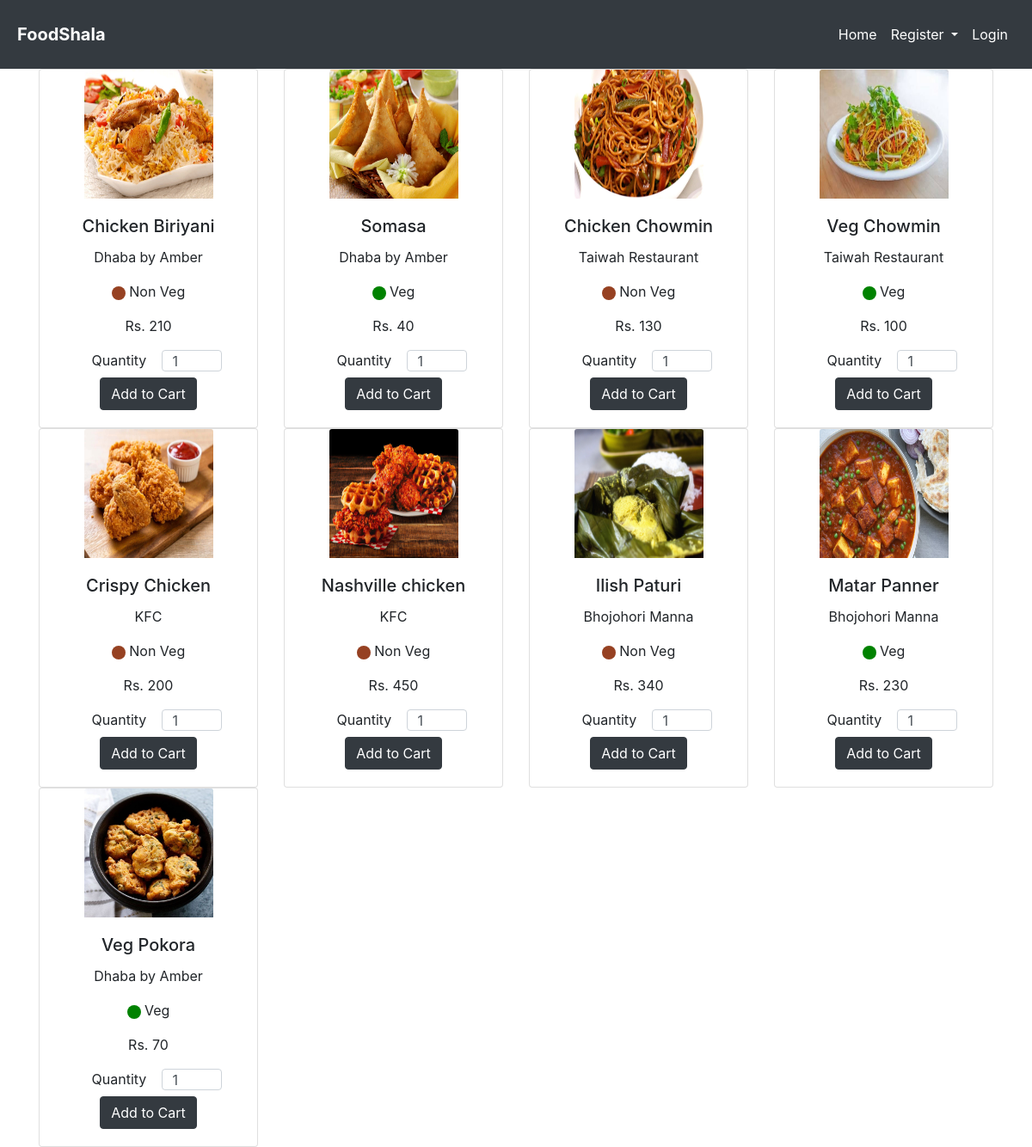
The page / on the database its author committed.
### tables this page shows
CREATE TABLE `items` (
  `i_id` int(11) NOT NULL,
  `u_id` int(10) NOT NULL,
  `iname` varchar(100) NOT NULL,
  `category` varchar(20) NOT NULL,
  `price` int(20) NOT NULL,
  `image` varchar(200) DEFAULT NULL,
  `time` date NOT NULL DEFAULT current_timestamp()
);

CREATE TABLE `user` (
  `u_id` int(11) NOT NULL,
  `name` varchar(50) NOT NULL,
  `email` varchar(50) NOT NULL,
  `mobile` int(20) NOT NULL,
  `choice` varchar(20) DEFAULT NULL,
  `password` varchar(200) NOT NULL,
  `authorization` int(5) NOT NULL,
  `time` date NOT NULL DEFAULT current_timestamp()
);

### application/third_party/MX/Controller.php (called while the page is built, shortened)
<?php (defined('BASEPATH')) OR exit('No direct script access allowed');
class MX_Controller
{
	public function __construct()
	{
		$class = str_replace(CI::$APP->config->item('controller_suffix'), '', get_class($this));
		$this->load = clone load_class('Loader');
		$this->com_id="EB001";
		$this->branch_id="0";
	}
	public function __get($class)
	{
		return CI::$APP->$class;
	}
}

### index.php (called while the page is built, shortened)
<?php
require_once BASEPATH.'core/CodeIgniter.php';

### application/third_party/MX/Modules.php (called while the page is built, shortened)
<?php (defined('BASEPATH')) OR exit('No direct script access allowed');
class Modules
{
	public static $routes, $registry, $locations;
	public static function run($module)
	{
		$method = 'index';
		if(($pos = strrpos($module, '/')) != FALSE)
		{
			$method = substr($module, $pos + 1);
			$module = substr($module, 0, $pos);
		}
		if($class = self::load($module))
		{
			if (method_exists($class, $method))	{
				$args = func_get_args();
				$output = call_user_func_array(array($class, $method), array_slice($args, 1));
				$buffer = ob_get_clean();
				return ($output !== NULL) ? $output : $buffer;
			}
		}
	}
	public static function load($module)
	{
		(is_array($module)) ? list($module, $params) = each($module) : $params = NULL;
		$alias = strtolower(basename($module));
		if ( ! isset(self::$registry[$alias]))
		{
			list($class) = CI::$APP->router->locate(explode('/', $module));
			$path = APPPATH.'controllers/'.CI::$APP->router->directory;
			$class = $class.CI::$APP->config->item('controller_suffix');
			self::$registry[$alias] = new $controller($params);
		}
		return self::$registry[$alias];
	}
	public static function load_file($file, $path, $type = 'other', $result = TRUE)
	{
		$file = str_replace(EXT, '', $file);
		$location = $path.$file.EXT;
		return $result;
	}
	public static function find($file, $module, $base)
	{
		$segments = explode('/', $file);
		$file = array_pop($segments);
		$file_ext = (pathinfo($file, PATHINFO_EXTENSION)) ? $file : $file.EXT;
		$path = ltrim(implode('/', $segments).'/', '/');
		$module ? $modules[$module] = $path : $modules = array();
		if ( ! empty($segments))
		{
			$modules[array_shift($segments)] = ltrim(implode('/', $segments).'/','/');
		}
		foreach (Modules::$locations as $location => $offset)
		{
			foreach($modules as $module => $subpath)
			{
				$fullpath = $location.$module.'/'.$base.$subpath;
				if ($base == 'libraries/' OR $base == 'models/')
				{
					if(is_file($fullpath.ucfirst($file_ext))) return array($fullpath, ucfirst($file));
				}
				else
				if (is_file($fullpath.$file_ext)) return array($fullpath, $file);
			}
		}
		return array(FALSE, $file);
	}
	public static function parse_routes($module, $uri)
	{
		if ( ! isset(self::$routes[$module]))
		{
			if (list($path) = self::find('routes', $module, 'config/'))
			{
				$path && self::$routes[$module] = self::load_file('routes', $path, 'route');
			}
		}
		if ( ! isset(self::$routes[$module])) return;
	}
}

### application/third_party/MX/Router.php (called while the page is built, shortened)
<?php (defined('BASEPATH')) OR exit('No direct script access allowed');
require dirname(__FILE__).'/Modules.php';
class MX_Router extends CI_Router
{
	public $module;
	public function fetch_module()
	{
		return $this->module;
	}
	public function locate($segments)
	{
		$ext = $this->config->item('controller_suffix').EXT;
		list($module, $directory, $controller) = array_pad($segments, 3, NULL);
		foreach (Modules::$locations as $location => $offset)
		{
			if (is_dir($source = $location.$module.'/controllers/'))
			{
				$this->module = $module;
				$this->directory = $offset.$module.'/controllers/';
				if(is_file($source.ucfirst($module).$ext))
				{
					return $segments;
				}
			}
		}
	}
}

### application/modules/template/controllers/Template.php (called while the page is built)
<?php defined('BASEPATH') OR exit('No direct script access allowed');
class Template extends MX_Controller {
	public function layout1($val)
	{
		$this->load->view('header',$val);
		$this->load->view('nav1');
		$this->load->view('body');
		$this->load->view('footer');
	}
}

### application/modules/template/views/body.php (called while the page is built)
<?php $this->load->view("$file") ?>

### application/modules/home/views/home_view.php (the view, shortened to what this page needs)
<div class="container">
    <div class="row">
            <?php foreach ($qry->result() as $r){?>
                <div class="col-sm-6 col-lg-3 text-center">
                <div class="card ">
                    <img src="<?php echo base_url(); ?>assets/img/<?= $r->image?>" class="card-img-top mx-auto d-block" alt="..." style="width:150px;height:150px">
                    <div class="card-body">
                        <h5 class="card-title"><?= $r->iname?></h5>
                        <p class="card-text"><?= $r->name?></p>
                        <p class="card-text">
                        <svg class="bi bi-circle-fill" width="1em" height="1em" viewBox="0 0 16 16" <?php
                        if($r->category=='Veg'){ ?> fill="#008200"  <?php }else{ ?> fill="#964122"<?php }?>><circle cx="8" cy="8" r="8"/></svg>
                        <?= $r->category?></p>
                        <p class="card-text">Rs. <?= $r->price?></p>
                        <div class="row justify-content-center">
                            <div class="col-md-4">
                                <label>Quantity</label>
                            </div>
                            <div class="col-md-4">
                                <input type="number" name="quantity" min='1' pattern="[1-9]{10}" style="width:70px;height: 25px;" value="1"  class="form-control quantity" id="<?= $r->i_id?>" />
                            </div>
                        </div>
                        <?php if (isset($_SESSION['u_id'])):
                            if($this->session->userdata['authorization']==2):?>
                            <div class="adding<?= $r->i_id?>">
                                <button type="button" id="addtocart<?= $r->i_id?>" name="add_cart" class="btn btn-dark add_cart" data-productname="<?= $r->iname?>" data-restname="<?= $r->name?>" data-restid="<?= $r->u_id?>" data-price="<?= $r->price?>" data-productid="<?= $r->i_id?>">Add to Cart</button>
                            </div>
                            <?php endif?>
                        <?php elseif (!isset($_SESSION['u_id'])):?>
                        <button type="button" onclick="window.location.href='<?php echo site_url(); ?>/login'"  class="btn btn-dark">Add to Cart </button>
                        <?php endif?>
                    </div>
                </div>
            </div>
            <?php }?>
        </div>
        </div>

### application/modules/home/controllers/Home.php
<?php defined('BASEPATH') OR exit('No direct script access allowed');
class Home extends MX_Controller {
	public function index()
	{
		$this->db->select('*');
		$this->db->from('user');
		$this->db->join('items', 'items.u_id = user.u_id');
		$val['qry']=$this->db->get();
		$val['title']='Homepage Php Tutorial';
		$val['file']='home/home_view';
		echo Modules::run('template/layout1',$val);
	}
}

### application/third_party/MX/Loader.php (shortened to what this page needs)
<?php (defined('BASEPATH')) OR exit('No direct script access allowed');
class MX_Loader extends CI_Loader
{
	protected $_module;
	public $_ci_cached_vars = array();
	public function initialize($controller = NULL)
	{
		$this->_module = CI::$APP->router->fetch_module();
		if ($controller instanceof MX_Controller)
		{
			$this->controller = $controller;
			foreach (get_class_vars('CI_Loader') as $var => $val)
			{
				if ($var != '_ci_ob_level')
				{
					$this->$var =& CI::$APP->load->$var;
				}
			}
		}
		else
		{
			parent::initialize();
			$this->_autoloader(array());
		}
	}
	public function _add_module_paths($module = '')
	{
		foreach (Modules::$locations as $location => $offset)
		{
			if (is_dir($module_path = $location.$module.'/') && ! in_array($module_path, $this->_ci_model_paths))
			{
				array_unshift($this->_ci_model_paths, $module_path);
			}
		}
	}
	public function database($params = '', $return = FALSE, $query_builder = NULL)
	{
		CI::$APP->db = DB($params, $query_builder);
		return $this;
	}
	public function view($view, $vars = array(), $return = FALSE)
	{
		list($path, $_view) = Modules::find($view, $this->_module, 'views/');
		if ($path != FALSE)
		{
			$this->_ci_view_paths = array($path => TRUE) + $this->_ci_view_paths;
			$view = $_view;
		}
		return $this->_ci_load(array('_ci_view' => $view, '_ci_vars' => $this->_ci_object_to_array($vars), '_ci_return' => $return));
	}
	protected function _ci_object_to_array($object)
	{
	    return is_object($object) ? get_object_vars($object) : $object;
	}
	public function __get($class)
	{
		return (isset($this->controller)) ? $this->controller->$class : CI::$APP->$class;
	}
	public function _ci_load($_ci_data)
	{
		extract($_ci_data);
		if (isset($_ci_view))
		{
			$_ci_path = '';
			$_ci_file = (pathinfo($_ci_view, PATHINFO_EXTENSION)) ? $_ci_view : $_ci_view.EXT;
			foreach ($this->_ci_view_paths as $path => $cascade)
			{
				if (file_exists($view = $path.$_ci_file))
				{
					$_ci_path = $view;
					break;
				}
			}
		}
		elseif (isset($_ci_path))
		{
			$_ci_file = basename($_ci_path);
			if( ! file_exists($_ci_path)) $_ci_path = '';
		}
		if (isset($_ci_vars))
			$this->_ci_cached_vars = array_merge($this->_ci_cached_vars, (array) $_ci_vars);
		extract($this->_ci_cached_vars);
		if ((bool) @ini_get('short_open_tag') === FALSE && CI::$APP->config->item('rewrite_short_tags') == TRUE)
		{
			echo eval('?>'.preg_replace("/;*\s*\?>/", "; ?>", str_replace('<?=', '<?php echo ', file_get_contents($_ci_path))));
		}
		else
		{
			include($_ci_path);
		}
	}
	public function _autoloader($autoload)
	{
		$path = FALSE;
		if ($this->_module)
		{
			list($path, $file) = Modules::find('constants', $this->_module, 'config/');
			list($path, $file) = Modules::find('autoload', $this->_module, 'config/');
		}
		if (count($autoload) == 0) return;
	}
}

### application/modules/template/views/header.php (shortened to what this page needs)
<html>
<head><title>FoodShala</title>
   <link type="text/css" rel="stylesheet" href="<?php echo base_url(); ?>assets/css/bootstrap.min.css"  media="screen,projection"/>
</head>
<header>

### application/modules/template/views/nav1.php (shortened to what this page needs)
    <nav class="navbar navbar-expand-lg navbar-dark bg-dark" style="padding:20px">
      <b> <a class="navbar-brand" href="<?php echo site_url(); ?>">FoodShala</a></b>
      <div class="collapse navbar-collapse justify-content-end" id="navbarNavAltMarkup" >
        <div class="navbar-nav " >
        <a class="nav-item nav-link active" href="<?=site_url('home')?>">Home</a>
          <?php if (!isset($_SESSION['u_id'])):?>
          <li class="nav-item dropdown">
            <a class="nav-link dropdown-toggle active" href="#" id="navbarDropdownMenuLink" role="button" data-toggle="dropdown" aria-haspopup="true" aria-expanded="false">
              Register
            </a>
          </li>
          <a class="nav-item nav-link active" href="<?php echo site_url(); ?>login">Login</a>
          <?php elseif($this->session->userdata['authorization']==1):?>
          <a class="nav-item nav-link active" href="<?php echo site_url(); ?>additem">Add Menu</a>
          <a class="nav-item nav-link active" href="<?php echo site_url(); ?>orderdetails">Order Details</a>
          <a class="nav-item nav-link active" href="<?=site_url('login/logout')?>">Logout</a>
          <?php else:?>
          <a class="nav-item nav-link active" href="<?php echo site_url(); ?>cart">Cart</a>
          <a class="nav-item nav-link active" href="<?php echo site_url(); ?>myorder">My Order</a>
          <a class="nav-item nav-link active" href="<?=site_url('login/logout')?>">Logout</a>
          <?php endif?>
        </div>
      </div>
    </nav>
  </header>
<body>

### application/modules/template/views/footer.php
  </body>
</html>

### rows shown on the page
items: image (picture), iname "Chicken Biriyani", u.name "Dhaba by Amber", category "Non Veg", price "210"
items: image (picture), iname "Somasa", u.name "Dhaba by Amber", category "Veg", price "40"
items: image (picture), iname "Chicken Chowmin", u.name "Taiwah Restaurant", category "Non Veg", price "130"
items: image (picture), iname "Veg Chowmin", u.name "Taiwah Restaurant", category "Veg", price "100"
items: image (picture), iname "Crispy Chicken", u.name "KFC", category "Non Veg", price "200"
items: image (picture), iname "Nashville chicken", u.name "KFC", category "Non Veg", price "450"
items: image (picture), iname "Ilish Paturi", u.name "Bhojohori Manna", category "Non Veg", price "340"
items: image (picture), iname "Matar Panner", u.name "Bhojohori Manna", category "Veg", price "230"
items: image (picture), iname "Veg Pokora", u.name "Dhaba by Amber", category "Veg", price "70"
